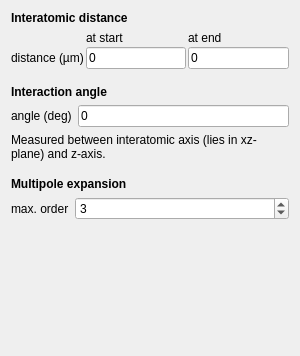
          <widget class="QWidget" name="page_5">
           <property name="geometry">
            <rect>
             <x>0</x>
             <y>0</y>
             <width>300</width>
             <height>356</height>
            </rect>
           </property>
           <attribute name="label">
            <string>Interaction</string>
           </attribute>
           <layout class="QVBoxLayout" name="verticalLayout_6">
            <item>
             <widget class="QLabel" name="label_61">
              <property name="font">
               <font>
                <weight>75</weight>
                <bold>true</bold>
               </font>
              </property>
              <property name="text">
               <string>Interatomic distance</string>
              </property>
             </widget>
            </item>
            <item>
             <layout class="QGridLayout" name="gridLayout_5">
              <property name="spacing">
               <number>2</number>
              </property>
              <item row="2" column="0">
               <widget class="QLabel" name="label_41">
                <property name="text">
                 <string>distance (µm)</string>
                </property>
               </widget>
              </item>
              <item row="1" column="1">
               <widget class="QLabel" name="label_59">
                <property name="text">
                 <string>at start</string>
                </property>
               </widget>
              </item>
              <item row="1" column="2">
               <widget class="QLabel" name="label_42">
                <property name="text">
                 <string>at end</string>
                </property>
               </widget>
              </item>
              <item row="2" column="1">
               <widget class="QLineEdit" name="lineedit_system_minR">
                <property name="text">
                 <string>0</string>
                </property>
               </widget>
              </item>
              <item row="2" column="2">
               <widget class="QLineEdit" name="lineedit_system_maxR">
                <property name="text">
                 <string>0</string>
                </property>
               </widget>
              </item>
             </layout>
            </item>
            <item>
             <spacer name="verticalSpacer_12">
              <property name="orientation">
               <enum>Qt::Vertical</enum>
              </property>
              <property name="sizeType">
               <enum>QSizePolicy::Fixed</enum>
              </property>
              <property name="sizeHint" stdset="0">
               <size>
                <width>20</width>
                <height>10</height>
               </size>
              </property>
             </spacer>
            </item>
            <item>
             <widget class="QLabel" name="label_62">
              <property name="font">
               <font>
                <weight>75</weight>
                <bold>true</bold>
               </font>
              </property>
              <property name="text">
               <string>Interaction angle</string>
              </property>
              <property name="wordWrap">
               <bool>true</bool>
              </property>
             </widget>
            </item>
            <item>
             <layout class="QFormLayout" name="formLayout_15">
              <property name="fieldGrowthPolicy">
               <enum>QFormLayout::ExpandingFieldsGrow</enum>
              </property>
              <property name="labelAlignment">
               <set>Qt::AlignLeading|Qt::AlignLeft|Qt::AlignVCenter</set>
              </property>
              <property name="formAlignment">
               <set>Qt::AlignLeading|Qt::AlignLeft|Qt::AlignVCenter</set>
              </property>
              <item row="0" column="0">
               <widget class="QLabel" name="label_60">
                <property name="text">
                 <string>angle (deg)</string>
                </property>
                <property name="wordWrap">
                 <bool>true</bool>
                </property>
               </widget>
              </item>
              <item row="0" column="1">
               <widget class="QLineEdit" name="lineedit_system_theta">
                <property name="enabled">
                 <bool>true</bool>
                </property>
                <property name="statusTip">
                 <string/>
                </property>
                <property name="text">
                 <string>0</string>
                </property>
               </widget>
              </item>
             </layout>
            </item>
            <item>
             <widget class="QLabel" name="label_83">
              <property name="text">
               <string>Measured between interatomic axis (lies in xz-plane) and z-axis.</string>
              </property>
              <property name="textFormat">
               <enum>Qt::AutoText</enum>
              </property>
              <property name="alignment">
               <set>Qt::AlignBottom|Qt::AlignLeading|Qt::AlignLeft</set>
              </property>
              <property name="wordWrap">
               <bool>true</bool>
              </property>
             </widget>
            </item>
            <item>
             <spacer name="verticalSpacer_21">
              <property name="orientation">
               <enum>Qt::Vertical</enum>
              </property>
              <property name="sizeType">
               <enum>QSizePolicy::Fixed</enum>
              </property>
              <property name="sizeHint" stdset="0">
               <size>
                <width>20</width>
                <height>10</height>
               </size>
              </property>
             </spacer>
            </item>
            <item>
             <widget class="QLabel" name="label_40">
              <property name="font">
               <font>
                <weight>75</weight>
                <bold>true</bold>
               </font>
              </property>
              <property name="text">
               <string>Multipole expansion</string>
              </property>
             </widget>
            </item>
            <item>
             <layout class="QFormLayout" name="formLayout_37">
              <property name="sizeConstraint">
               <enum>QLayout::SetDefaultConstraint</enum>
              </property>
              <property name="fieldGrowthPolicy">
               <enum>QFormLayout::ExpandingFieldsGrow</enum>
              </property>
              <property name="labelAlignment">
               <set>Qt::AlignLeading|Qt::AlignLeft|Qt::AlignVCenter</set>
              </property>
              <property name="formAlignment">
               <set>Qt::AlignLeading|Qt::AlignLeft|Qt::AlignTop</set>
              </property>
              <property name="verticalSpacing">
               <number>2</number>
              </property>
              <item row="0" column="1">
               <widget class="QSpinBox" name="spinbox_system_exponent">
                <property name="enabled">
                 <bool>true</bool>
                </property>
                <property name="sizePolicy">
                 <sizepolicy hsizetype="Expanding" vsizetype="Fixed">
                  <horstretch>0</horstretch>
                  <verstretch>0</verstretch>
                 </sizepolicy>
                </property>
                <property name="statusTip">
                 <string>A value of 2 disables the interacton between the atoms.</string>
                </property>
                <property name="minimum">
                 <number>2</number>
                </property>
                <property name="maximum">
                 <number>99</number>
                </property>
                <property name="value">
                 <number>3</number>
                </property>
               </widget>
              </item>
              <item row="0" column="0">
               <widget class="QLabel" name="label_89">
                <property name="enabled">
                 <bool>true</bool>
                </property>
                <property name="text">
                 <string>max. order</string>
                </property>
                <property name="textFormat">
                 <enum>Qt::AutoText</enum>
                </property>
               </widget>
              </item>
             </layout>
            </item>
            <item>
             <spacer name="verticalSpacer_9">
              <property name="orientation">
               <enum>Qt::Vertical</enum>
              </property>
              <property name="sizeType">
               <enum>QSizePolicy::Expanding</enum>
              </property>
              <property name="sizeHint" stdset="0">
               <size>
                <width>20</width>
                <height>0</height>
               </size>
              </property>
             </spacer>
            </item>
           </layout>
           <zorder>label_61</zorder>
           <zorder>label_62</zorder>
           <zorder>label_83</zorder>
           <zorder>label_40</zorder>
           <zorder>verticalSpacer_21</zorder>
          </widget>
